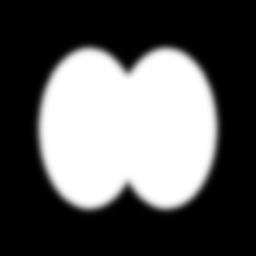
#> input picture data/synthetic/synthetic_procedural_20250719_132619.png, 256 x 256 px
$ python -i basic.py   (imports and definitions only)
#> lines starting #> are read from the running program, lines starting #| are printed output that depends on the picture
from PIL import Image, ImageEnhance, ImageOps, ImageFilter
import numpy as np
import random

def rotate_image(image: Image.Image, angle: int) -> Image.Image:
    """Rotate image by a specified angle in degrees."""
    return image.rotate(angle)

def flip_horizontal(image: Image.Image) -> Image.Image:
    """Flip image horizontally (left to right)."""
    return image.transpose(Image.FLIP_LEFT_RIGHT)

def flip_vertical(image: Image.Image) -> Image.Image:
    """Flip image vertically (top to bottom)."""
    return image.transpose(Image.FLIP_TOP_BOTTOM)

# [52 lines left out: functions adjust_brightness, adjust_contrast, add_gaussian_noise, apply_augmentations, not called in this run]

def random_augmentations(image):
    """Applies a random sequence of strong augmentations to the input image."""
    if not isinstance(image, Image.Image):
        image = Image.fromarray(np.array(image).astype("uint8"))

    # Define a list of available augmentation operations
    operations = [
        lambda img: img.rotate(random.randint(-25, 25)),
        lambda img: ImageOps.mirror(img),
        lambda img: ImageOps.flip(img),
        lambda img: ImageEnhance.Brightness(img).enhance(random.uniform(0.7, 1.5)),
        lambda img: ImageEnhance.Contrast(img).enhance(random.uniform(0.7, 1.5)),
        lambda img: img.filter(ImageFilter.GaussianBlur(radius=random.uniform(0.5, 1.5))),
        lambda img: add_random_noise(img, std=random.uniform(5, 20)),
    ]

    # Randomly select 3 to 5 operations to apply
    num_ops = random.randint(3, 5)
    selected_ops = random.sample(operations, num_ops)

    for op in selected_ops:
        image = op(image)

    return image

def add_random_noise(image, std=10):
    """Adds Gaussian noise to a PIL image."""
    arr = np.array(image).astype(np.float32)
    noise = np.random.normal(0, std, arr.shape)
    noisy_arr = np.clip(arr + noise, 0, 255).astype(np.uint8)
    return Image.fromarray(noisy_arr)

>>> import cv2
>>> picture = cv2.imread('../data/synthetic/synthetic_procedural_20250719_132619.png', cv2.IMREAD_GRAYSCALE)
#> picture is the input picture: shape (256, 256); min 0, max 255, mean 92.7
>>> result = random_augmentations(picture)
#> the loop in random_augmentations, `for op in selected_ops:` made 4 passes
#> pass 1, in random_augmentations, `image = op(image)`:
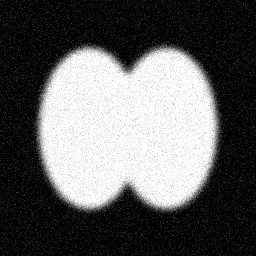
#> image: PIL image 256x256 L; min 0, max 255, mean 94.5
#> pass 3, in random_augmentations, `image = op(image)`:
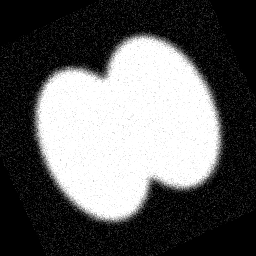
#> image: PIL image 256x256 L; min 0, max 255, mean 96.6
#> after the loop in random_augmentations, `for op in selected_ops:`:
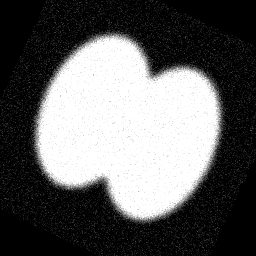
#> image: PIL image 256x256 L; min 0, max 255, mean 96.6
